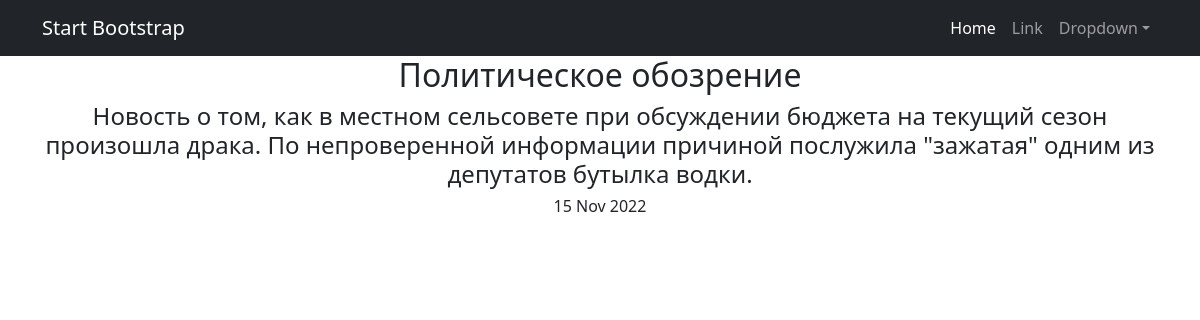
Screenshot of /news/1 with the database file from the repository.
### news/models.py (models this page shows, shortened)
class News(models.Model):
    time_of_addition = models.DateTimeField(auto_now_add=True)
    heading = models.CharField(max_length=255)
    text = models.TextField()

### news/views.py (the view)
# urls.py: path('<int:pk>', News_oneDetail.as_view())
class News_oneDetail(DetailView):
    model = News
    template_name = 'news_one.html'
    context_object_name = 'news'

### news/templatetags/custom_filter.py (called while the page is built)
@register.filter()
def bw_filter(value):
    value = value.replace('.', ' . ')
    value = value.replace(',', ' , ')
    value = value.replace('"', ' " ')
    value = value.replace("'", " ' ")
    ans = ''
    bwf = False
    try:
        for a in value.split(' '):
            for b in censor_list_root:
                for c in censor_list_ending:
                    if a.lower() == b+c:
                        bwf = True
                        lenth = len(b+c) - 1
            if bwf:
                ans+=a[0] + (lenth) * '*' + ' '
                bwf = False
            else:
                ans+=a+' '
    except TypeError:
        pass
    value = ans
    value = value.replace(' . ', '.')
    value = value.replace(' , ', ',')
    value = value.replace(' " ', '"')
    value = value.replace(" ' ", "'")
    return value

### templates/news_one.html (shortened to what this page needs)
{% extends 'flatpages/default.html' %}
{% load custom_filter %}
{% block content %}
<tr><h2>{{ news.heading | bw_filter }}</h2></tr>
<tr><h4>{{ news.text | bw_filter }}</h4></tr>
<tr><h6>{{ news.time_of_addition | date:'d M Y' }}</h6></tr>
{% endblock content %}

### rows the page displays
News: heading|bw_filter "Политическое обозрение", text|bw_filter "Новость о том, как в местном сельсовете при обсуждении бюджета на текущий сезон произошла драка. По непроверенной информации причиной послужила \"зажатая\" одним из депутатов бутылка водки.", time_of_addition "15 Nov 2022"
